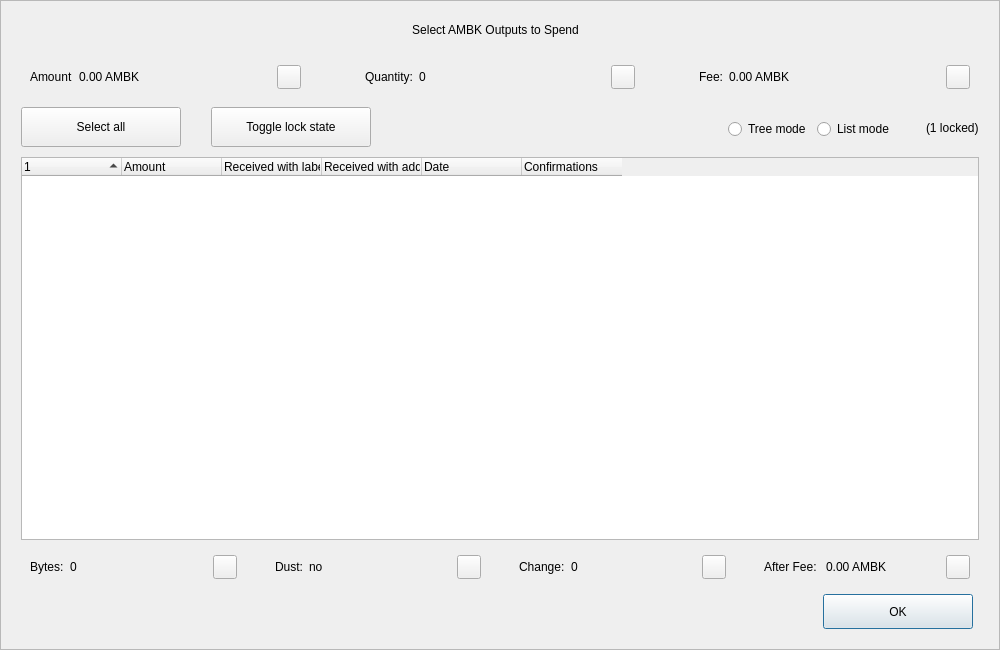
<?xml version="1.0" encoding="UTF-8"?>
<ui version="4.0">
 <class>CoinControlDialog</class>
 <widget class="QDialog" name="CoinControlDialog">
  <property name="geometry">
   <rect>
    <x>0</x>
    <y>0</y>
    <width>1000</width>
    <height>650</height>
   </rect>
  </property>
  <property name="minimumSize">
   <size>
    <width>950</width>
    <height>650</height>
   </size>
  </property>
  <property name="windowTitle">
   <string>Coin Selection</string>
  </property>
  <property name="styleSheet">
   <string notr="true"/>
  </property>
  <layout class="QVBoxLayout" name="verticalLayout">
   <property name="spacing">
    <number>0</number>
   </property>
   <property name="leftMargin">
    <number>0</number>
   </property>
   <property name="topMargin">
    <number>0</number>
   </property>
   <property name="rightMargin">
    <number>0</number>
   </property>
   <property name="bottomMargin">
    <number>0</number>
   </property>
   <item>
    <widget class="QFrame" name="frameContainer">
     <property name="toolTipDuration">
      <number>0</number>
     </property>
     <property name="frameShape">
      <enum>QFrame::StyledPanel</enum>
     </property>
     <property name="frameShadow">
      <enum>QFrame::Raised</enum>
     </property>
     <layout class="QVBoxLayout" name="verticalLayout_2">
      <property name="leftMargin">
       <number>0</number>
      </property>
      <property name="rightMargin">
       <number>0</number>
      </property>
      <property name="bottomMargin">
       <number>20</number>
      </property>
      <item>
       <layout class="QHBoxLayout" name="horizontalLayout_12">
        <property name="spacing">
         <number>0</number>
        </property>
        <property name="leftMargin">
         <number>20</number>
        </property>
        <property name="rightMargin">
         <number>30</number>
        </property>
        <item>
         <spacer name="horizontalSpacer_4">
          <property name="orientation">
           <enum>Qt::Horizontal</enum>
          </property>
          <property name="sizeHint" stdset="0">
           <size>
            <width>40</width>
            <height>20</height>
           </size>
          </property>
         </spacer>
        </item>
        <item>
         <widget class="QLabel" name="labelTitle">
          <property name="minimumSize">
           <size>
            <width>0</width>
            <height>40</height>
           </size>
          </property>
          <property name="maximumSize">
           <size>
            <width>16777215</width>
            <height>40</height>
           </size>
          </property>
          <property name="text">
           <string>Select AMBK Outputs to Spend</string>
          </property>
          <property name="alignment">
           <set>Qt::AlignCenter</set>
          </property>
          <property name="margin">
           <number>7</number>
          </property>
         </widget>
        </item>
        <item>
         <spacer name="horizontalSpacer_5">
          <property name="orientation">
           <enum>Qt::Horizontal</enum>
          </property>
          <property name="sizeHint" stdset="0">
           <size>
            <width>40</width>
            <height>20</height>
           </size>
          </property>
         </spacer>
        </item>
       </layout>
      </item>
      <item>
       <layout class="QHBoxLayout" name="horizontalLayout_8">
        <property name="leftMargin">
         <number>20</number>
        </property>
        <property name="rightMargin">
         <number>20</number>
        </property>
        <item>
         <widget class="QWidget" name="layoutAmount" native="true">
          <layout class="QHBoxLayout" name="horizontalLayout_9" stretch="0,1,0">
           <item>
            <widget class="QLabel" name="labelCoinControlAmountText">
             <property name="text">
              <string>Amount</string>
             </property>
            </widget>
           </item>
           <item>
            <widget class="QLabel" name="labelCoinControlAmount">
             <property name="text">
              <string>0.00 AMBK</string>
             </property>
            </widget>
           </item>
           <item alignment="Qt::AlignHCenter|Qt::AlignVCenter">
            <widget class="QPushButton" name="pushButtonAmount">
             <property name="minimumSize">
              <size>
               <width>0</width>
               <height>24</height>
              </size>
             </property>
             <property name="maximumSize">
              <size>
               <width>24</width>
               <height>26</height>
              </size>
             </property>
             <property name="focusPolicy">
              <enum>Qt::NoFocus</enum>
             </property>
             <property name="styleSheet">
              <string notr="true">padding-bottom:2px;
padding-right:4px;</string>
             </property>
             <property name="text">
              <string/>
             </property>
            </widget>
           </item>
          </layout>
         </widget>
        </item>
        <item>
         <spacer name="horizontalSpacer_2">
          <property name="orientation">
           <enum>Qt::Horizontal</enum>
          </property>
          <property name="sizeType">
           <enum>QSizePolicy::Fixed</enum>
          </property>
          <property name="sizeHint" stdset="0">
           <size>
            <width>40</width>
            <height>20</height>
           </size>
          </property>
         </spacer>
        </item>
        <item>
         <widget class="QWidget" name="layoutQuantity" native="true">
          <layout class="QHBoxLayout" name="horizontalLayout_10" stretch="0,1,0">
           <item>
            <widget class="QLabel" name="labelCoinControlQuantityText">
             <property name="text">
              <string>Quantity:</string>
             </property>
            </widget>
           </item>
           <item>
            <widget class="QLabel" name="labelCoinControlQuantity">
             <property name="text">
              <string>0</string>
             </property>
            </widget>
           </item>
           <item alignment="Qt::AlignHCenter|Qt::AlignVCenter">
            <widget class="QPushButton" name="pushButtonQuantity">
             <property name="minimumSize">
              <size>
               <width>0</width>
               <height>24</height>
              </size>
             </property>
             <property name="maximumSize">
              <size>
               <width>24</width>
               <height>26</height>
              </size>
             </property>
             <property name="focusPolicy">
              <enum>Qt::NoFocus</enum>
             </property>
             <property name="styleSheet">
              <string notr="true">padding-bottom:2px;
               padding-right:4px;</string>
             </property>
             <property name="text">
              <string/>
             </property>
            </widget>
           </item>
          </layout>
         </widget>
        </item>
        <item>
         <spacer name="horizontalSpacer_22">
          <property name="orientation">
           <enum>Qt::Horizontal</enum>
          </property>
          <property name="sizeType">
           <enum>QSizePolicy::Fixed</enum>
          </property>
          <property name="sizeHint" stdset="0">
           <size>
            <width>40</width>
            <height>20</height>
           </size>
          </property>
         </spacer>
        </item>
        <item>
         <widget class="QWidget" name="layoutFee" native="true">
          <layout class="QHBoxLayout" name="horizontalLayout_11" stretch="0,1,0">
           <item>
            <widget class="QLabel" name="labelCoinControlFeeText">
             <property name="text">
              <string>Fee:</string>
             </property>
            </widget>
           </item>
           <item>
            <widget class="QLabel" name="labelCoinControlFee">
             <property name="text">
              <string>0.00 AMBK</string>
             </property>
            </widget>
           </item>
           <item alignment="Qt::AlignHCenter|Qt::AlignVCenter">
            <widget class="QPushButton" name="pushButtonFee">
             <property name="minimumSize">
              <size>
               <width>0</width>
               <height>24</height>
              </size>
             </property>
             <property name="maximumSize">
              <size>
               <width>24</width>
               <height>26</height>
              </size>
             </property>
             <property name="focusPolicy">
              <enum>Qt::NoFocus</enum>
             </property>
             <property name="styleSheet">
              <string notr="true">padding-bottom:2px;
               padding-right:4px;</string>
             </property>
             <property name="text">
              <string/>
             </property>
            </widget>
           </item>
          </layout>
         </widget>
        </item>
       </layout>
      </item>
      <item>
       <widget class="QFrame" name="frame">
        <property name="minimumSize">
         <size>
          <width>0</width>
          <height>40</height>
         </size>
        </property>
        <property name="styleSheet">
         <string notr="true">#frame {
	border:0;
}</string>
        </property>
        <property name="frameShape">
         <enum>QFrame::StyledPanel</enum>
        </property>
        <property name="frameShadow">
         <enum>QFrame::Sunken</enum>
        </property>
        <layout class="QHBoxLayout" name="horizontalLayout">
         <property name="spacing">
          <number>0</number>
         </property>
         <property name="leftMargin">
          <number>20</number>
         </property>
         <property name="topMargin">
          <number>0</number>
         </property>
         <property name="rightMargin">
          <number>20</number>
         </property>
         <property name="bottomMargin">
          <number>0</number>
         </property>
         <item>
          <layout class="QHBoxLayout" name="horizontalLayoutPanel" stretch="0,0,0,0,0,0">
           <property name="spacing">
            <number>20</number>
           </property>
           <item>
            <widget class="QPushButton" name="pushButtonSelectAll">
             <property name="sizePolicy">
              <sizepolicy hsizetype="Maximum" vsizetype="Fixed">
               <horstretch>0</horstretch>
               <verstretch>0</verstretch>
              </sizepolicy>
             </property>
             <property name="minimumSize">
              <size>
               <width>160</width>
               <height>40</height>
              </size>
             </property>
             <property name="maximumSize">
              <size>
               <width>16777215</width>
               <height>40</height>
              </size>
             </property>
             <property name="text">
              <string>Select all</string>
             </property>
             <property name="checkable">
              <bool>true</bool>
             </property>
             <property name="checked">
              <bool>false</bool>
             </property>
             <property name="autoExclusive">
              <bool>false</bool>
             </property>
             <property name="autoDefault">
              <bool>false</bool>
             </property>
            </widget>
           </item>
           <item>
            <spacer name="horizontalSpacer_6">
             <property name="orientation">
              <enum>Qt::Horizontal</enum>
             </property>
             <property name="sizeType">
              <enum>QSizePolicy::Fixed</enum>
             </property>
             <property name="sizeHint" stdset="0">
              <size>
               <width>10</width>
               <height>20</height>
              </size>
             </property>
            </spacer>
           </item>
           <item>
            <widget class="QPushButton" name="pushButtonToggleLock">
             <property name="sizePolicy">
              <sizepolicy hsizetype="Maximum" vsizetype="Fixed">
               <horstretch>0</horstretch>
               <verstretch>0</verstretch>
              </sizepolicy>
             </property>
             <property name="minimumSize">
              <size>
               <width>160</width>
               <height>40</height>
              </size>
             </property>
             <property name="maximumSize">
              <size>
               <width>16777215</width>
               <height>40</height>
              </size>
             </property>
             <property name="text">
              <string>Toggle lock state</string>
             </property>
             <property name="checkable">
              <bool>true</bool>
             </property>
             <property name="autoExclusive">
              <bool>false</bool>
             </property>
             <property name="autoDefault">
              <bool>false</bool>
             </property>
            </widget>
           </item>
           <item>
            <spacer name="horizontalSpacer_7">
             <property name="orientation">
              <enum>Qt::Horizontal</enum>
             </property>
             <property name="sizeType">
              <enum>QSizePolicy::Expanding</enum>
             </property>
             <property name="sizeHint" stdset="0">
              <size>
               <width>30</width>
               <height>20</height>
              </size>
             </property>
            </spacer>
           </item>
           <item alignment="Qt::AlignRight">
            <widget class="QGroupBox" name="groupBox_2">
             <property name="styleSheet">
              <string notr="true">#groupBox_2 {
    background-color:transparent;
    border-radius:0;
}</string>
             </property>
             <property name="title">
              <string/>
             </property>
             <layout class="QHBoxLayout" name="horizontalLayout_14">
              <item>
               <widget class="QRadioButton" name="radioTreeMode">
                <property name="sizePolicy">
                 <sizepolicy hsizetype="Maximum" vsizetype="Fixed">
                  <horstretch>0</horstretch>
                  <verstretch>0</verstretch>
                 </sizepolicy>
                </property>
                <property name="text">
                 <string>Tree mode</string>
                </property>
               </widget>
              </item>
              <item>
               <widget class="QRadioButton" name="radioListMode">
                <property name="sizePolicy">
                 <sizepolicy hsizetype="Maximum" vsizetype="Fixed">
                  <horstretch>0</horstretch>
                  <verstretch>0</verstretch>
                 </sizepolicy>
                </property>
                <property name="text">
                 <string>List mode</string>
                </property>
                <property name="checked">
                 <bool>false</bool>
                </property>
               </widget>
              </item>
             </layout>
            </widget>
           </item>
           <item>
            <widget class="QLabel" name="labelLocked">
             <property name="text">
              <string>(1 locked)</string>
             </property>
            </widget>
           </item>
          </layout>
         </item>
        </layout>
       </widget>
      </item>
      <item>
       <layout class="QHBoxLayout" name="horizontalLayout_13">
        <property name="leftMargin">
         <number>20</number>
        </property>
        <property name="rightMargin">
         <number>20</number>
        </property>
        <item>
         <widget class="CoinControlTreeWidget" name="treeWidget">
          <property name="contextMenuPolicy">
           <enum>Qt::CustomContextMenu</enum>
          </property>
          <property name="styleSheet">
           <string notr="true"/>
          </property>
          <property name="sortingEnabled">
           <bool>false</bool>
          </property>
          <property name="columnCount">
           <number>6</number>
          </property>
          <attribute name="headerShowSortIndicator" stdset="0">
           <bool>true</bool>
          </attribute>
          <attribute name="headerStretchLastSection">
           <bool>false</bool>
          </attribute>
          <column>
           <property name="text">
            <string/>
           </property>
          </column>
          <column>
           <property name="text">
            <string>Amount</string>
           </property>
          </column>
          <column>
           <property name="text">
            <string>Received with label</string>
           </property>
          </column>
          <column>
           <property name="text">
            <string>Received with address</string>
           </property>
          </column>
          <column>
           <property name="text">
            <string>Date</string>
           </property>
          </column>
          <column>
           <property name="text">
            <string>Confirmations</string>
           </property>
           <property name="toolTip">
            <string>Confirmed</string>
           </property>
          </column>
         </widget>
        </item>
       </layout>
      </item>
      <item>
       <layout class="QHBoxLayout" name="horizontalLayout_3">
        <property name="spacing">
         <number>20</number>
        </property>
        <property name="leftMargin">
         <number>20</number>
        </property>
        <property name="rightMargin">
         <number>20</number>
        </property>
        <item>
         <widget class="QWidget" name="layoutBytes" native="true">
          <layout class="QHBoxLayout" name="horizontalLayout_4" stretch="0,1,0">
           <item>
            <widget class="QLabel" name="labelCoinControlBytesText">
             <property name="text">
              <string>Bytes:</string>
             </property>
            </widget>
           </item>
           <item>
            <widget class="QLabel" name="labelCoinControlBytes">
             <property name="text">
              <string>0</string>
             </property>
            </widget>
           </item>
           <item alignment="Qt::AlignHCenter|Qt::AlignVCenter">
            <widget class="QPushButton" name="pushButtonBytes">
             <property name="minimumSize">
              <size>
               <width>0</width>
               <height>24</height>
              </size>
             </property>
             <property name="maximumSize">
              <size>
               <width>24</width>
               <height>26</height>
              </size>
             </property>
             <property name="focusPolicy">
              <enum>Qt::NoFocus</enum>
             </property>
             <property name="styleSheet">
              <string notr="true">padding-bottom:2px;
               padding-right:4px;</string>
             </property>
             <property name="text">
              <string/>
             </property>
            </widget>
           </item>
          </layout>
         </widget>
        </item>
        <item>
         <widget class="QWidget" name="layoutDust" native="true">
          <layout class="QHBoxLayout" name="horizontalLayout_5" stretch="0,1,0">
           <item>
            <widget class="QLabel" name="labelCoinControlLowOutputText">
             <property name="text">
              <string>Dust:</string>
             </property>
            </widget>
           </item>
           <item>
            <widget class="QLabel" name="labelCoinControlLowOutput">
             <property name="text">
              <string>no</string>
             </property>
            </widget>
           </item>
           <item alignment="Qt::AlignHCenter|Qt::AlignVCenter">
            <widget class="QPushButton" name="pushButtonDust">
             <property name="minimumSize">
              <size>
               <width>0</width>
               <height>24</height>
              </size>
             </property>
             <property name="maximumSize">
              <size>
               <width>24</width>
               <height>26</height>
              </size>
             </property>
             <property name="focusPolicy">
              <enum>Qt::NoFocus</enum>
             </property>
             <property name="styleSheet">
              <string notr="true">padding-bottom:2px;
               padding-right:4px;</string>
             </property>
             <property name="text">
              <string/>
             </property>
            </widget>
           </item>
          </layout>
         </widget>
        </item>
        <item>
         <widget class="QWidget" name="layoutChange" native="true">
          <layout class="QHBoxLayout" name="horizontalLayout_6" stretch="0,1,0">
           <item>
            <widget class="QLabel" name="labelCoinControlChangeText">
             <property name="text">
              <string>Change:</string>
             </property>
            </widget>
           </item>
           <item>
            <widget class="QLabel" name="labelCoinControlChange">
             <property name="text">
              <string>0</string>
             </property>
            </widget>
           </item>
           <item alignment="Qt::AlignHCenter|Qt::AlignVCenter">
            <widget class="QPushButton" name="pushButtonChange">
             <property name="minimumSize">
              <size>
               <width>0</width>
               <height>24</height>
              </size>
             </property>
             <property name="maximumSize">
              <size>
               <width>24</width>
               <height>26</height>
              </size>
             </property>
             <property name="focusPolicy">
              <enum>Qt::NoFocus</enum>
             </property>
             <property name="styleSheet">
              <string notr="true">padding-bottom:2px;
               padding-right:4px;</string>
             </property>
             <property name="text">
              <string/>
             </property>
            </widget>
           </item>
          </layout>
         </widget>
        </item>
        <item>
         <widget class="QWidget" name="layoutAfter" native="true">
          <layout class="QHBoxLayout" name="horizontalLayout_7" stretch="0,1,0">
           <item>
            <widget class="QLabel" name="labelCoinControlAfterFeeText">
             <property name="text">
              <string>After Fee: </string>
             </property>
            </widget>
           </item>
           <item>
            <widget class="QLabel" name="labelCoinControlAfterFee">
             <property name="text">
              <string>0.00 AMBK</string>
             </property>
            </widget>
           </item>
           <item alignment="Qt::AlignHCenter|Qt::AlignVCenter">
            <widget class="QPushButton" name="pushButtonAlterFee">
             <property name="minimumSize">
              <size>
               <width>0</width>
               <height>24</height>
              </size>
             </property>
             <property name="maximumSize">
              <size>
               <width>24</width>
               <height>26</height>
              </size>
             </property>
             <property name="focusPolicy">
              <enum>Qt::NoFocus</enum>
             </property>
             <property name="styleSheet">
              <string notr="true">padding-bottom:2px;
               padding-right:4px;</string>
             </property>
             <property name="text">
              <string/>
             </property>
            </widget>
           </item>
          </layout>
         </widget>
        </item>
       </layout>
      </item>
      <item>
       <layout class="QHBoxLayout" name="horizontalLayout_2">
        <property name="spacing">
         <number>0</number>
        </property>
        <property name="leftMargin">
         <number>20</number>
        </property>
        <property name="rightMargin">
         <number>26</number>
        </property>
        <item>
         <spacer name="horizontalSpacer_3">
          <property name="orientation">
           <enum>Qt::Horizontal</enum>
          </property>
          <property name="sizeHint" stdset="0">
           <size>
            <width>558</width>
            <height>20</height>
           </size>
          </property>
         </spacer>
        </item>
        <item>
         <widget class="QPushButton" name="pushButtonOk">
          <property name="minimumSize">
           <size>
            <width>150</width>
            <height>35</height>
           </size>
          </property>
          <property name="text">
           <string>OK</string>
          </property>
         </widget>
        </item>
       </layout>
      </item>
     </layout>
    </widget>
   </item>
  </layout>
 </widget>
 <customwidgets>
  <customwidget>
   <class>CoinControlTreeWidget</class>
   <extends>QTreeWidget</extends>
   <header>coincontroltreewidget.h</header>
  </customwidget>
 </customwidgets>
 <resources/>
 <connections/>
</ui>
